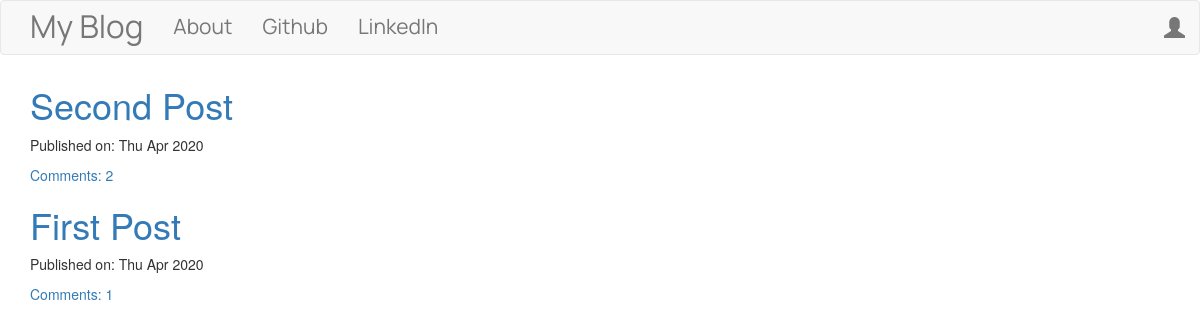
The page / on the database its author committed.
### blog/models.py (models this page shows, shortened)
class Post(models.Model):
    author = models.ForeignKey('auth.User',on_delete=models.CASCADE)
    title = models.CharField(max_length=256)
    text = models.TextField()
    created_date = models.DateTimeField(default=timezone.now)
    published_date = models.DateTimeField(blank=True,null=True)
    def approve_comment(self):
        return self.comments.filter(approved_comment=True)

### blog/views.py (the view)
# urls.py: path('',views.PostListView.as_view(),name='post_list'),
class PostListView(ListView):
    model = Post
    def get_queryset(self):
        return Post.objects.filter(published_date__lte=timezone.now()).order_by('-published_date')

### blog/templates/blog/post_list.html
{% extends "blog/base.html" %}
{% block content %}
<div class="centerstage">
  {% for post in post_list %}
  <div class="post">
    <h1><a href="{% url 'post_detail' pk=post.pk %}">{{ post.title }}</a></h1>
    <div class="date">
      <p>Published on: {{ post.published_date|date:"D M Y" }}</p>
    </div>
    <a href="{% url 'post_detail' pk=post.pk %}">Comments: {{ post.approve_comment.count }}</a>
  </div>
  {% endfor %}
</div>
{% endblock %}

### blog/static/css/blog.css (style rules this page uses)
.centerstage { margin-left: auto; margin-right: auto; }

### rows shown on the page
Post: title "Second Post", published_date "Thu Apr 2020", approve_comment.count "2"
Post: title "First Post", published_date "Thu Apr 2020", approve_comment.count "1"
